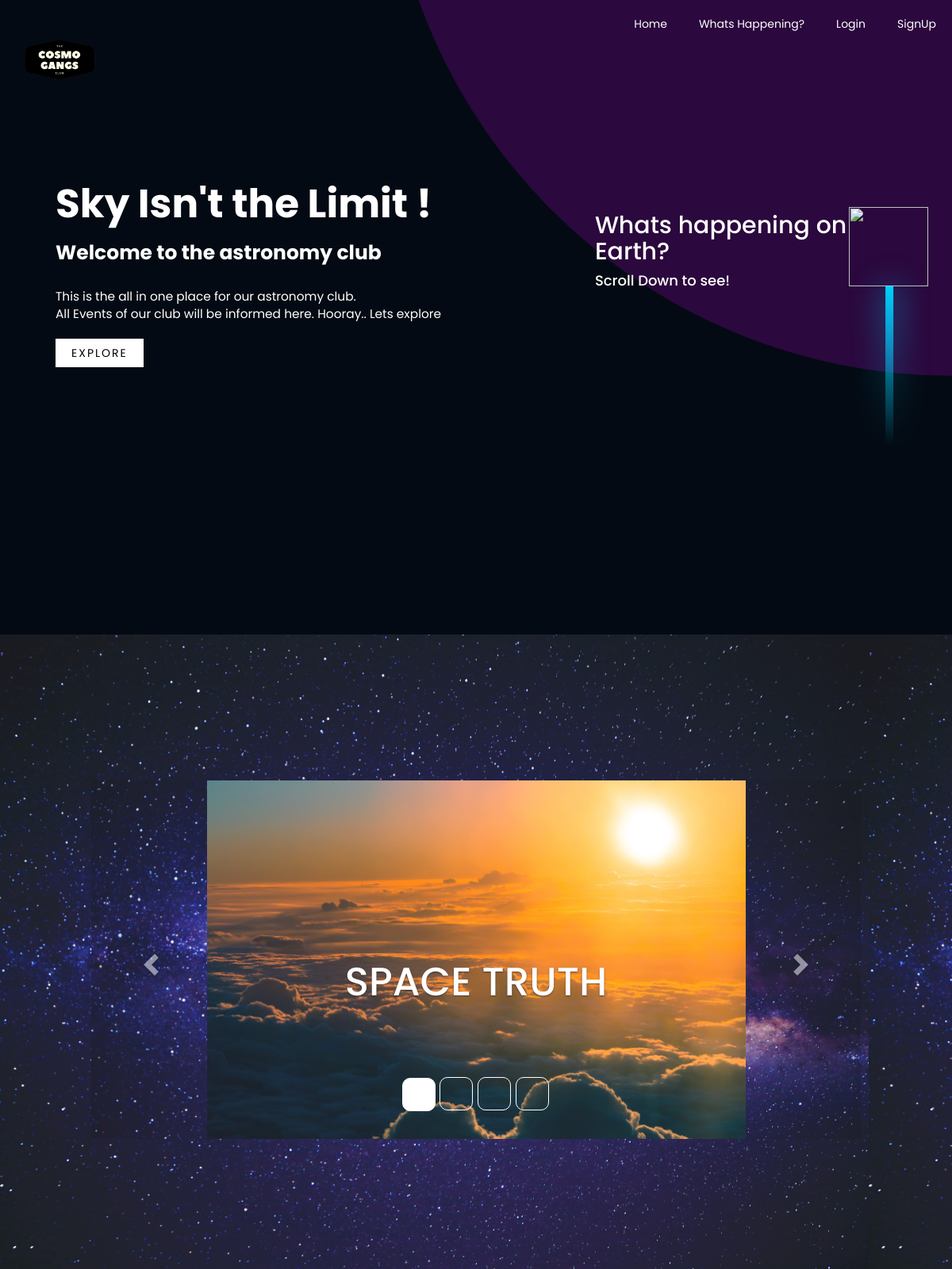
/home/, run on the app's committed database.
### student/models.py (models this page shows, shortened)
class EventModel(models.Model):
    created_person=models.ForeignKey(settings.AUTH_USER_MODEL,on_delete=models.CASCADE,null=True)
    title=models.CharField(max_length=30)
    event_description=models.TextField()
    event_time=models.TimeField()
    event_date = models.DateField(null=True)
    total_seats=models.IntegerField()
    available_seats=models.IntegerField()
    event_venue=models.CharField(max_length=15)
    event_head=models.CharField(max_length=30,blank=True,null=True)
    contact_email=models.EmailField(blank=True,null=True)
    contact_number=PhoneField(blank=True,null=True)
    event_hosted_by=models.CharField(max_length=30,blank=True,null=True)
    event_image=models.ImageField()
    approve_admin=models.BooleanField(default=True)
    def get_event_model_url(self):
        return reverse("model-define", kwargs={"id": self.id})

### student/views.py (the view)
# urls.py: 2. Add a URL to urlpatterns:  path('', views.home, name='home')
def home(request):
        items=EventModel.objects.filter(approve_admin=True)
        print("hello world")
        hai=0
        array1=["card current--card","ard next--card","card previous--card"]
        context={
            'items':items,
            'styles1':array1
        }
        return render(request,"index.html",context)

### student/templates/index.html (shortened to what this page needs)
{% load static %}
<html lang="en">
<head>
    <link rel="stylesheet" href="https://maxcdn.bootstrapcdn.com/bootstrap/3.4.1/css/bootstrap.min.css">
    <link rel="stylesheet" href="{% static 'css/style1.css' %}">
</head>
<body>
    <section class="showcase">
    <header>
        <nav>
            <img id="logo" src="../../static/img/cosmo_gangs-removebg-preview.png" alt="logo">
            <ul>
            <li><a href="/homr">Home</a></li>
            <li><a href="#box">Whats Happening?</a></li>
            {% if user.is_authenticated %}
            <li><a href="/profile">Profile</a></li>
            <li><a href="/logout">Logout</a></li>
            {% else %}
            <li><a href="/login">Login</a></li>
            <li><a href="/register">SignUp</a></li>
            {% endif %}
           </ul>
      </nav>
      <div class="dock">
      <div class="text">
        <h2>Sky Isn't the Limit !</h2>
        <h3>Welcome to the astronomy club</h3><br>
        <p>This is the all in one place for our astronomy club. <br>
            All Events of our club will be informed here.
            Hooray.. Lets explore
        </p>
        <a href="#">EXPLORE</a>
       </div>
       <div class="slidedown">
           <div class="note">
           <h2>Whats happening on Earth? </h2>
           <a href="#box"><h4>Scroll Down to see!</h4></a>
          </div>
          <div class="rocket">
              <img src="../../static/img/rocket.png" alt="">
          </div>
       </div>
    </div>
       <video autoplay muted loop src="{% static 'videose/Untitled_1440p.mp4' %}"></video>
        <div class="overlay"></div>
        </section>
        <section class=" box" id="box">
          <div class="container">
            <br>
            <div id="myCarousel" class="carousel slide" data-ride="carousel">
              <ol class="carousel-indicators">
                <li data-target="#myCarousel" data-slide-to="0" class="active"></li>
                <li data-target="#myCarousel" data-slide-to="1"></li>
                <li data-target="#myCarousel" data-slide-to="2"></li>
                <li data-target="#myCarousel" data-slide-to="3"></li>
              </ol>
            <div class="carousel-inner" role="listbox">
              {% for event in items %}
              {% if forloop.counter == 1 %}
              <div class="item active">
              {% else %}
              <div class="item">
              {% endif %}
                  <a href="{{ event.get_event_model_url }}"><img src="{{ event.event_image.url }}" alt="Image" width="460" height="345"></a>
            <div class="carousel-caption">
              <h3>{{ event.title }}</h3>
            </div>
              </div>
              {% endfor %}
              </div>
              <a class="left carousel-control" href="#myCarousel" role="button" data-slide="prev">
                  <span class="glyphicon glyphicon-chevron-left" aria-hidden="true"></span>
              </a>
              <a class="right carousel-control" href="#myCarousel" role="button" data-slide="next">
                  <span class="glyphicon glyphicon-chevron-right" aria-hidden="true"></span>
              </a>
            </div>
          </div>
    </section>
</body>
</html>

### static/css/style1.css (style rules this page uses)
* { margin: 0; padding: 0; box-sizing: border-box; font-family: 'poppins', sans-serif; }
.showcase { position: relative; right: 0; width: 100%; min-height: 100vh; padding: 100px; display: flex; justify-content: space-between; align-items: center; background: #111; color: #fff; z-index:2; }
.showcase header { position: absolute; top: 0; left: 0; width: 100%; height: 100vh; }
.dock { display: flex; justify-content: space-between; align-items: center; }
.slidedown { display: flex; align-items: center; }
.rocket img { width: 100px; margin-right: 30px; }
.rocket { position: relative; animation: animate 0.2s ease infinite; }
.rocket::before { content: ''; position: absolute; bottom: -200px; left: 38.8%; transform: translateX(-39%); width: 10px; height: 200px; background: linear-gradient(#00d0ff,transparent); }
.rocket::after { content: ''; position: absolute; bottom: -200px; left: 39%; transform: translateX(-39%); width: 10px; height: 200px; background: linear-gradient(#00d0ff,transparent); filter: blur(20px); }
nav { display: flex; justify-content: space-between; }
ul { list-style: none; display: flex; }
li { padding: 20px; }
a { color: #fff; text-decoration: none; }
#logo { position: relative; margin-bottom: 10px; width: 150px; height: 150px; }
.showcase video { position: absolute; top: 0; left: 0; width: 100%; height: 100%; object-fit: cover; z-index:-2; opacity: 0.8; }
.text { width: 75%; position: relative; margin-top: 50px; padding-left: 70px; }
.text h2 { font-size:50px; font-weight: bolder; }
.text h3 { font-size:25px; font-weight: bolder; }
.text p { font-size:1.1em; font-weight: 400; max-width: 800px; }
.text a { display: inline-block; font-size: 1em; background: #fff; color: black; padding: 8px 20px; margin-top: 10px; letter-spacing: 2px; transition: .4s; }
.overlay { position: absolute; top: 0; left: 0; width: 100%; height: 100%; z-index: -2; background: rgb(23, 73, 138); mix-blend-mode: overlay; }
.box { position: relative; right: 0; width: 100%; min-height: 100vh; padding: 100px; display: flex; justify-content: space-between; align-items: center; text-transform: uppercase; background-image: url('../img/bgm.jpg') ; background-size: contain; background-color:#350535 ; opacity: .9; color: #fff; }
.carousel-inner > .item > img, .carousel-inner > .item > a > img { width: 70%; margin: auto; }
.item h3 { position: relative; margin-bottom: 100px; font-size: 50px; }

### data on the page
EventModel: event_image (picture), title "SPACE TRUTH"
